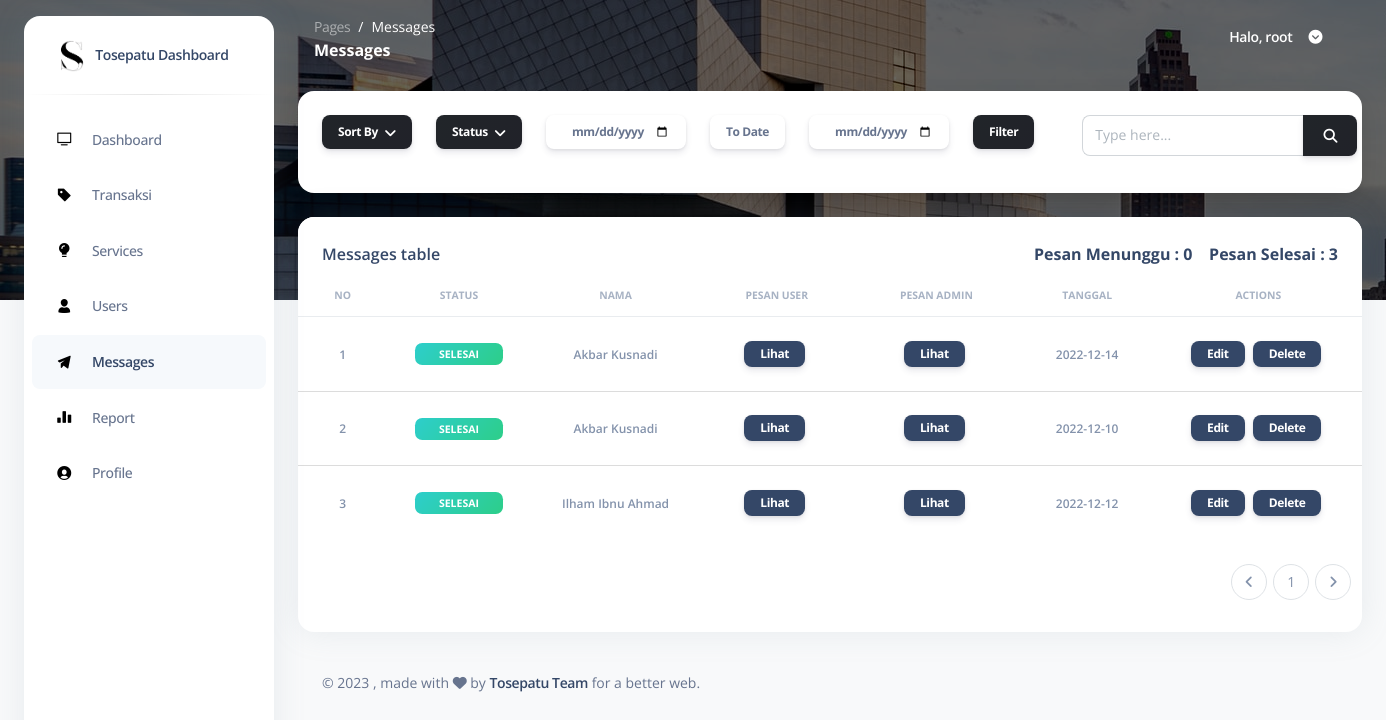
Page /pages/messages.php (signed in) on the committed database.
### tables this page shows
CREATE TABLE `tb_user` (
  `id` int(2) NOT NULL,
  `nama` varchar(50) NOT NULL,
  `username` varchar(50) NOT NULL,
  `password` varchar(50) NOT NULL,
  `role` int(2) NOT NULL
);

CREATE TABLE `tb_pesan` (
  `id` int(2) NOT NULL,
  `id_user` int(2) NOT NULL,
  `status` enum('menunggu','selesai') NOT NULL,
  `pesan_user` varchar(500) NOT NULL,
  `pesan_admin` varchar(500) NOT NULL,
  `tanggal` date NOT NULL
);

### pages/messages.php (the view, shortened to what the rows shown need)
<?php
include "../connection/koneksi.php";
if (isset($_SESSION["ses_username"]) == "") {
  header("location: ../login.php");
} elseif ($_SESSION["ses_role"] == '2') {
  header("location: logout.php");
} else {
  $data_id = $_SESSION["ses_id"];
}
?>
<!DOCTYPE html>
<html lang="en">
<head>
  <link href="../assets/css/nucleo-icons.css" rel="stylesheet" />
  <link href="../assets/css/nucleo-svg.css" rel="stylesheet" />
  <link href="../assets/css/nucleo-svg.css" rel="stylesheet" />
  <link id="pagestyle" href="../assets/css/argon-dashboard.css" rel="stylesheet" />
</head>
<body class="g-sidenav-show bg-gray-100">
  <main class="main-content position-relative border-radius-lg">
    <nav class="navbar navbar-main navbar-expand-lg px-0 mx-4 shadow-none border-radius-xl" id="navbarBlur" data-scroll="false">
      <div class="container-fluid py-1 px-3">
        <div class="collapse navbar-collapse mt-sm-0 mt-2 me-md-0 me-sm-4" id="navbar">
          <ul class="ms-md-auto pe-md-3 d-flex align-items-center navbar-nav justify-content-end">
            <?php
            $tampilprofil = ("SELECT * FROM tb_user WHERE id = '$data_id'");
            $result   = mysqli_query($koneksi, $tampilprofil);
            while ($row = mysqli_fetch_array($result)) {
              $profilName   = $row['nama'];
            ?>
              <li class="nav-item px-3 d-flex align-items-center">
                <a href="javascript:;" class="nav-link text-white font-weight-bold px-0">
                  <span class="d-sm-inline d-none">Halo, <?php echo $profilName ?></span>
                </a>
              </li>
            <?php
            }
            ?>
          </ul>
        </div>
      </div>
    </nav>
    <div class="container-fluid py-4">
      <div class="row">
        <div class="col-12">
          <div class="card mb-4">
                <?php
                $tampilpesanselesai = ("SELECT COUNT(tb_pesan.id) as jml_pesan_selesai FROM tb_pesan WHERE tb_pesan.status =  'selesai'");
                $result   = mysqli_query($koneksi, $tampilpesanselesai);
                ?>
            <div class="card-body px-0 pt-0 pb-2">
              <div class="table-responsive p-0">
                <table class="table align-items-center mb-0">
                  <thead>
                    <tr>
                      <th class="text-center text-uppercase text-secondary text-xxs font-weight-bolder opacity-7">
                        No
                      </th>
                      <th class="text-center text-uppercase text-secondary text-xxs font-weight-bolder opacity-7">
                        Status
                      </th>
                      <th class="text-center text-uppercase text-secondary text-xxs font-weight-bolder opacity-7">
                        Nama
                      </th>
                      <th class="text-center text-uppercase text-secondary text-xxs font-weight-bolder opacity-7">
                        Pesan User
                      </th>
                      <th class="text-center text-uppercase text-secondary text-xxs font-weight-bolder opacity-7">
                        Pesan Admin
                      </th>
                      <th class="text-center text-uppercase text-secondary text-xxs font-weight-bolder opacity-7">
                        Tanggal
                      </th>
                      <th class="text-center text-uppercase text-secondary text-xxs font-weight-bolder opacity-7">
                        Actions
                      </th>
                    </tr>
                  </thead>
                  <tbody>
                    <?php
                    $batas = 20;
                    $halaman = @$_GET['halaman'];
                    if (empty($halaman)) {
                      $posisi = 0;
                    } else {
                      $posisi = ($halaman - 1) * $batas;
                    }
                    $data = $_POST['data'];
                    if (isset($_POST['caridata'])) {
                      $caringab = ("SELECT tb_user.nama, tb_pesan.id, tb_pesan.status, tb_pesan.pesan_user, tb_pesan.pesan_admin, tb_pesan.tanggal FROM tb_pesan INNER JOIN tb_user ON tb_user.id=tb_pesan.id_user WHERE tb_user.nama LIKE '" . $data . "%' LIMIT $posisi, $batas");
                      $result   = mysqli_query($koneksi, $caringab);
                    } elseif (isset($_POST['namaasc'])) {
                      $namaasc = ("SELECT tb_user.nama, tb_pesan.id, tb_pesan.status, tb_pesan.pesan_user, tb_pesan.pesan_admin, tb_pesan.tanggal FROM tb_pesan INNER JOIN tb_user ON tb_user.id=tb_pesan.id_user ORDER BY tb_user.nama asc LIMIT $posisi, $batas");
                      $result   = mysqli_query($koneksi, $namaasc);
                    } elseif (isset($_POST['namadesc'])) {
                      $namadesc = ("SELECT tb_user.nama, tb_pesan.id, tb_pesan.status, tb_pesan.pesan_user, tb_pesan.pesan_admin, tb_pesan.tanggal FROM tb_pesan INNER JOIN tb_user ON tb_user.id=tb_pesan.id_user ORDER BY tb_user.nama desc LIMIT $posisi, $batas");
                      $result   = mysqli_query($koneksi, $namadesc);
                    } else {
                      $query  = ("SELECT tb_user.nama, tb_pesan.id, tb_pesan.status, tb_pesan.pesan_user, tb_pesan.pesan_admin, tb_pesan.tanggal FROM tb_pesan INNER JOIN tb_user ON tb_user.id=tb_pesan.id_user ORDER BY tb_user.nama asc LIMIT $posisi, $batas");
                      $result = mysqli_query($koneksi, $query);
                    }
                    $no     = 1;
                    while ($row = mysqli_fetch_array($result)) {
                      $MessageNama = $row['nama'];
                      $MessageStatus = $row['status'];
                      $MessageTanggal = $row['tanggal'];
                    ?>
                      <tr>
                        <td class="align-middle text-center">
                          <span class="text-secondary text-xs font-weight-bold"><?php echo $no++; ?></span>
                        </td>
                        <td class="align-middle text-center text-sm">
                          <?php
                          if ($MessageStatus == "menunggu") {
                            echo "
                          <span class='badge badge-sm bg-gradient-warning px-3'>Menunggu</span>
                          ";
                          } elseif ($MessageStatus == "selesai") {
                            echo "
                          <span class='badge badge-sm bg-gradient-success px-4'>Selesai</span>
                            ";
                          }
                          ?>
                        </td>
                        <td class="align-middle text-center">
                          <span class="text-secondary text-xs font-weight-bold"><?php echo $MessageNama; ?></span>
                        </td>
                        <td class="align-middle text-center">
                          <button class="btn btn-dark btn-sm px-3 py-1 me-1 mt-3" data-bs-toggle="modal" data-bs-target="#modal-pesan-user<?php echo $row['id']; ?>">Lihat</button>
                        </td>
                        <td class="align-middle text-center">
                          <button class="btn btn-dark btn-sm px-3 py-1 me-1 mt-3" data-bs-toggle="modal" data-bs-target="#modal-pesan-admin<?php echo $row['id']; ?>">Lihat</button>
                        </td>
                        <td class="align-middle text-center">
                          <span class="text-secondary text-xs font-weight-bold"> <?php echo $MessageTanggal; ?></span>
                        </td>
                        <td class="align-middle text-center">
                          <button class="btn btn-dark btn-sm px-3 py-1 me-1 mt-3" data-bs-toggle="modal" data-bs-target="#modal-edit<?php echo $row['id']; ?>">Edit</button>
                          <button class="btn btn-dark btn-sm px-3 py-1 me-1 mt-3" data-bs-toggle="modal" data-bs-target="#modal-delete-pesan<?php echo $row['id']; ?>">Delete</button>
                        </td>
                      </tr>
                    <?php
                    }
                    ?>
                  </tbody>
                </table>
              </div>
            </div>
          </div>
        </div>
      </div>
    </div>
  </main>
</body>
</html>

### rows in the picture
tb_user: nama "root"
tb_pesan: status "SELESAI", id_user.nama "Akbar Kusnadi", tanggal "2022-12-14"
tb_pesan: status "SELESAI", id_user.nama "Akbar Kusnadi", tanggal "2022-12-10"
tb_pesan: status "SELESAI", id_user.nama "Ilham Ibnu Ahmad", tanggal "2022-12-12"

### other values in the picture
$pesanselesai "3"
